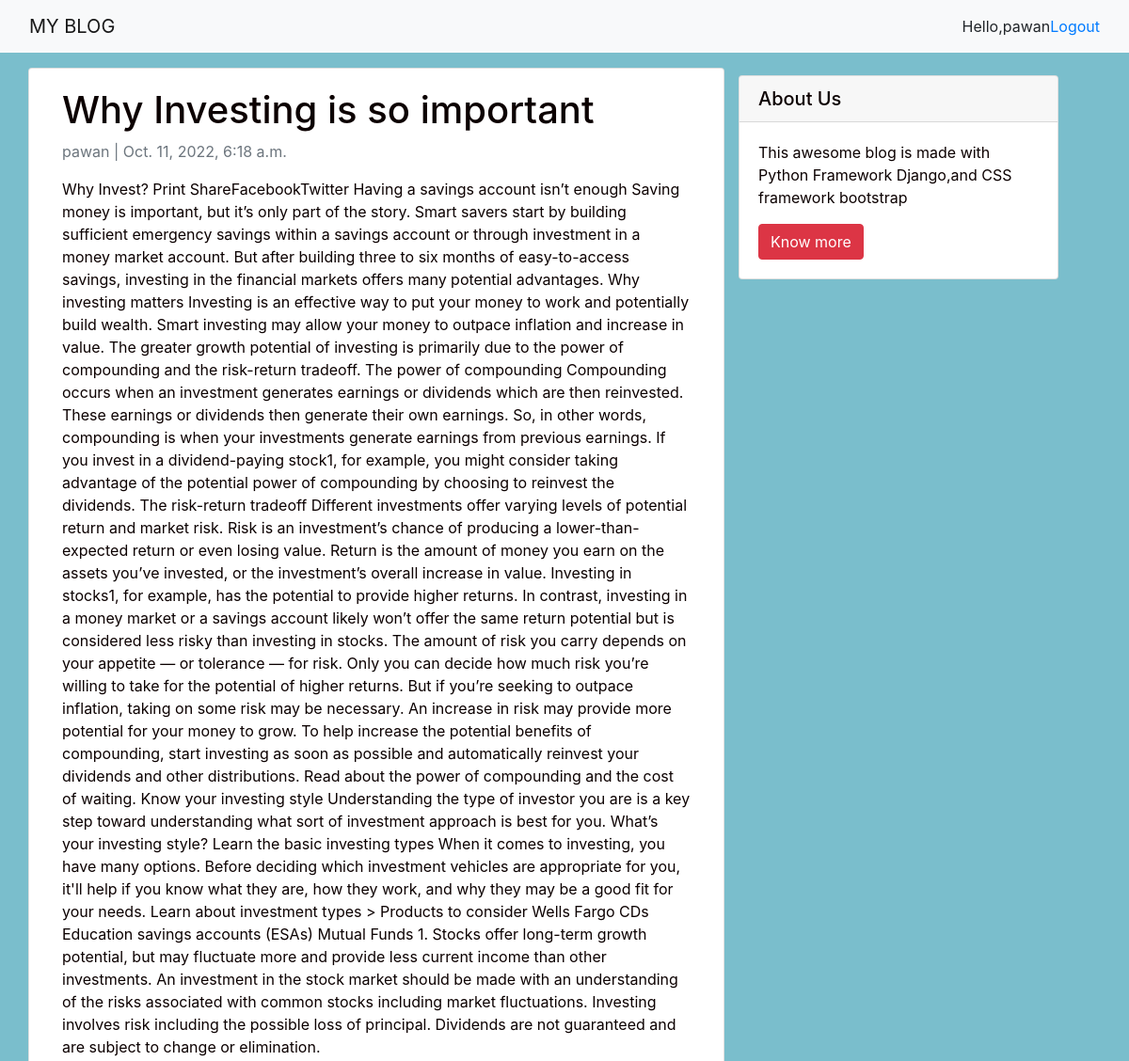
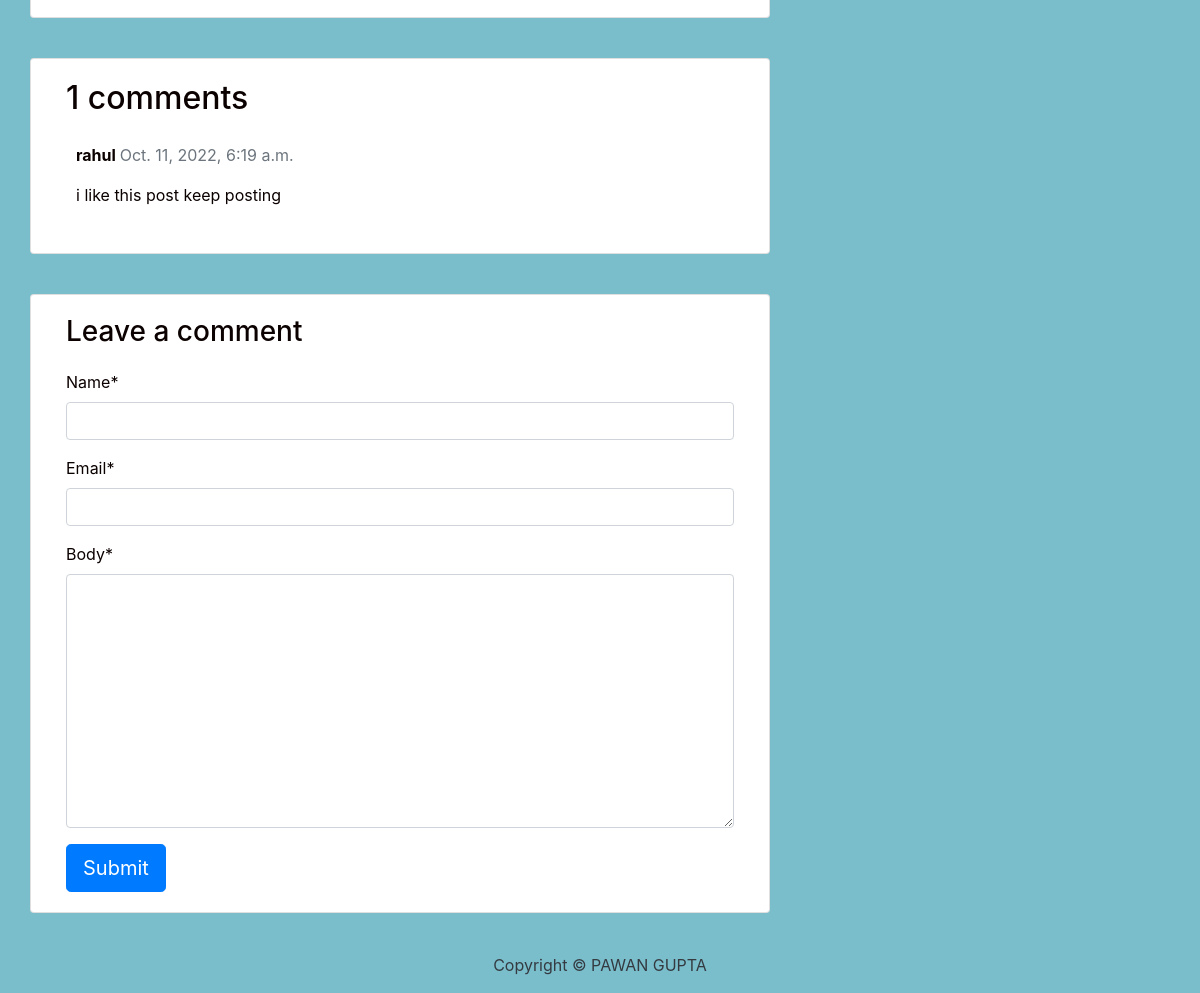
Screenshot of /why-investing-is-so-important/ (signed in) with the database file from the repository (2 pictures, top to bottom).
### blog/models.py (models this page shows, shortened)
class Post(models.Model):
    title = models.CharField(max_length=200, unique=True)
    slug = models.SlugField(max_length=200, unique=True)
    author = models.ForeignKey(
        User, on_delete=models.CASCADE, related_name="blog_posts"
    )
    updated_on = models.DateTimeField(auto_now=True)
    content = models.TextField()
    created_on = models.DateTimeField(auto_now_add=True)
    status = models.IntegerField(choices=STATUS, default=0)
    class Meta:
        ordering = ["-created_on"]

class Comment(models.Model):
    post = models.ForeignKey(
        Post, on_delete=models.CASCADE, related_name="comments")
    name = models.CharField(max_length=80)
    email = models.EmailField()
    body = models.TextField()
    created_on = models.DateTimeField(auto_now_add=True)
    active = models.BooleanField(default=False)
    class Meta:
        ordering = ["created_on"]

### blog/views.py (the view)
# urls.py: path('<slug:slug>/', views.post_detail, name='post_detail'),
@login_required(login_url='login')
def post_detail(request, slug):
    template_name = 'post_detail.html'
    post = get_object_or_404(Post, slug=slug)
    comments = post.comments.filter(active=True)
    new_comment = None
    if request.method == 'POST':
        comment_form = CommentForm(data=request.POST)
        if comment_form.is_valid():
            new_comment = comment_form.save(commit=False)
            new_comment.post = post
            new_comment.save()
    else:
        comment_form = CommentForm()
    return render(request, template_name, {'post': post,
                                           'comments': comments,
                                           'new_comment': new_comment,
                                           'comment_form': comment_form})

### blog/forms.py
class CommentForm(forms.ModelForm):
    class Meta:
        model = Comment
        fields = ('name', 'email', 'body')

### blog/templates/post_detail.html (shortened to what this page needs)
{% extends 'base.html' %} {% block content %}
{% load crispy_forms_tags %}
<div class="container">
    <div class="row">
        <div class="col-md-8 card mb-4  mt-3 left  top">
            <div class="card-body">
                <h1>{% block title %} {{ post.title }} {% endblock title %}</h1>
                <p class=" text-muted">{{ post.author }} | {{ post.created_on }}</p>
                <p class="card-text ">{{ post.content | safe }}</p>
            </div>
        </div>
        {% block sidebar %} {% include 'sidebar.html' %} {% endblock sidebar %}
        <div class="col-md-8 card mb-4  mt-3 ">
            <div class="card-body">
                {% with comments.count as total_comments %}
                <h2>{{ total_comments }} comments</h2>
                    {% endwith %} {% for comment in comments %}
                <div class="comments" style="padding: 10px;">
                    <p class="font-weight-bold">
                        {{ comment.name }}
                        <span class=" text-muted font-weight-normal">
                            {{ comment.created_on }}
                        </span>
                    </p>
                    {{ comment.body | linebreaks }}
                </div>
                {% endfor %}
            </div>
        </div>
        <div class="col-md-8 card mb-4  mt-3 ">
            <div class="card-body">
                {% if new_comment %}
                <div class="alert alert-success" role="alert">
                    Your comment is awaiting moderation
                </div>
                {% else %}
                <h3>Leave a comment</h3>
                <form method="post" style="margin-top: 1.3em;">
                    {{ comment_form | crispy }}
                    <button type="submit" class="btn btn-primary  btn-lg">Submit</button>
                </form>
                {% endif %}
            </div>
        </div>
    </div>
</div>
{% endblock content %}

### blog/templates/base.html (shortened to what this page needs)
{% load static %}
<!DOCTYPE html>
<html>
<head>
    <link rel="stylesheet" href="https://maxcdn.bootstrapcdn.com/bootstrap/4.0.0/css/bootstrap.min.css"
 />
</head>
<body>
    <nav class="navbar navbar-expand-lg navbar-light bg-light shadow" id="mainNav">
        <div class="container-fluid">
            <a class="navbar-brand" href="{% url 'home' %}">MY BLOG</a>
            <div class="collapse navbar-collapse" id="navbarResponsive">
                <ul class="navbar-nav ml-auto">
                    <span id="hello-msg">Hello,{{request.user}}</span>
                    <span><a href="{%url 'logout'%}">Logout</a></span>
                </ul>
            </div>
        </div>
    </nav>
    {% block content %}{% endblock content %}
    <footer class=" py-3 bg-grey">
        <p class="m-0 text-dark text-center ">Copyright &copy; PAWAN GUPTA</p>
    </footer>
</body>
</html>

### blog/templates/base.html (style rules this page uses)
body, html { margin: 0; padding: 0; height: 100%; background: #7abecc !important; }
.row { width: 100%; color: rgb(12, 1, 1) !important; }

### rows the page displays
Post: title "Why Investing is so important", author "pawan", created_on "Oct. 11, 2022, 6:18 a.m.", content "Why Invest? Print ShareFacebookTwitter Having a savings account isn’t enough Saving money is important, but it’s only part of the story. Smart savers start by building sufficient emergency savings within a savings account or through investment in a money market account. But after building three to six months of easy-to-access savings, investing in the financial markets offers many potential advantages. Why investing matters Investing is an effective way to put your money to work and potentially build wealth. Smart investing may allow your money to outpace inflation and increase in value. The greater growth potential of investing is primarily due to the power of compounding and the…"
Comment: name "rahul", created_on "Oct. 11, 2022, 6:19 a.m.", body "i like this post keep posting"

### other values shown
{{ request.user }} "pawan"
{{ total_comments }} "1"
